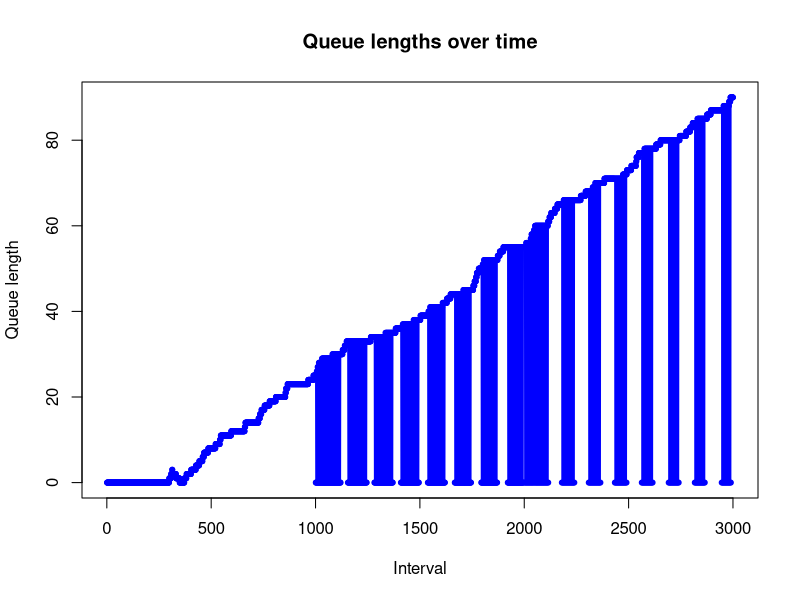

Write R code to recreate this figure.
#### http://www.statisticsblog.com/2011/10/waiting-in-line-waiting-on-r/ ####
tmax <- 3
t <- -0
numbServers = 4
# Total time to track
precision = 1000  #precision
timeSeq = seq(1/precision,tmax,1/precision)
meanServiceTime = .1

## NHPP Arrivals
get_nhpp_realization <- function(lambda){
  set.seed(1)
  lambda_star <- function(){
    max(sapply(seq(1, tmax,length.out=1000), lambda))*2}
  Lambda <- function(tupper){
    integrate(f = lambda, lower = 0, upper = tupper)$value}
  X <- numeric()
  while(t <= tmax){
    u <- runif(1)
    t <- t - log(u)/lambda_star()
    if(runif(1) < lambda(t)/lambda_star()) {
      X <- c(X,t)
    }
  }
  return(floor(X*precision)/precision)
}
l = 35
b = 10/35
g = 1
lambda <- function(t)  l*(1+b*sin(g*t))
arrivalTimes <- get_nhpp_realization(lambda)


# Average time each person takes at the teller, discretized exponential 
# distribution assumed Times will be augmented by one, so that everyone takes at
# least 1 interval to serve

#### INITIALIZATION ####
queueLengths = rep(0, length(timeSeq))
totalCustomers = 0
serviceCompletionTime = rep(0, numbServers)
waitTimes = c()
leavingTimes = c()
queue = list()
frontOfLineWaits = c()
Akt = rep(0, length(arrivalTimes))
Dkt = rep(0, length(arrivalTimes))
Tkt = rep(0, length(arrivalTimes))

#### Libraries ####
# Use the proto library to treat people like objects in traditional oop
library("proto")

#### Functions ####
# R is missing a nice way to do ++, so we use this
inc <- function(x) {
  eval.parent(substitute(x <- x + 1))
}
dec <- function(x) {
  eval.parent(substitute(x <- x - 1))
}

# Main object, really a "proto" function
person <- proto(
  intervalArrived = 0,
  intervalAttended = NULL,
  # How much teller time will this person demand?
  serviceTimeNeeded = (floor(rexp(1, 1/meanServiceTime)*precision) + 1)/precision,
  serviceTimeWaited = 0,
  serviceTimeWaitedAtHeadOfQueue = 0
)

#### Main loop ####
for(i in timeSeq) {
  
  # Check if anyone is leaving the servers
  for(j in 1:numbServers) {
    if(serviceCompletionTime[j] == i) {
      inc(Dkt[totalCustomers])
      dec(totalCustomers)
      # They are leaving the queue, slot to 0
      serviceCompletionTime[j] = 0
      leavingTimes = c(leavingTimes, i)
    }
  }
  
  
  # See if a new person is to be added to the queue
  if(i %in% arrivalTimes) {
    inc(Akt[totalCustomers])
    inc(totalCustomers)
    newPerson = as.proto(person$as.list())
    newPerson$intervalArrived = i
    queue = c(queue, newPerson)
  }
  
  # Can we place someone into a slot?
  for(j in 1:numbServers) {
    # If this slot is free
    if(!serviceCompletionTime[j]) { 
      if(length(queue) > 0) {
        placedPerson = queue[[1]]
        serviceCompletionTime[j] = i + placedPerson$serviceTimeNeeded
        waitTimes = c(waitTimes, placedPerson$serviceTimeWaited)
        # Only interested in these if person waited 1 or more intevals at front
        # of line
        if(placedPerson$serviceTimeWaitedAtHeadOfQueue) {
          frontOfLineWaits = c(frontOfLineWaits, 
                               placedPerson$serviceTimeWaitedAtHeadOfQueue)
        }
        
        # Remove placed person from queue
        queue[[1]] = NULL
      }
    }
  }
  
  # Everyone left in the queue has now waited one more interval to be served
  if(length(queue)) {
    for(j in 1:length(queue)) {
      inc(queue[[j]]$serviceTimeWaited) # = queue[[j]]$serviceTimeWaited + 1
    }
    
    # The (possibley new) person at the front of the queue has had to wait 
    # there one more interval.
    inc(queue[[1]]$serviceTimeWaitedAtHeadOfQueue) 
    # = queue[[1]]$serviceTimeWaitedAtHeadOfQueue + 1
  }
  
  # End of the interval, what is the state of things
  queueLengths[i*precision] = length(queue)
  inc(Tkt[totalCustomers+1])
}

#### Output ####
plot(queueLengths, type="o", col="blue", pch=20, main="Queue lengths over time",
     xlab="Interval", ylab="Queue length")
# plot(totalCustomers, type="o", col="blue", pch=20, 
#      main="Total Customers over time", xlab="Person", ylab="Wait time")
